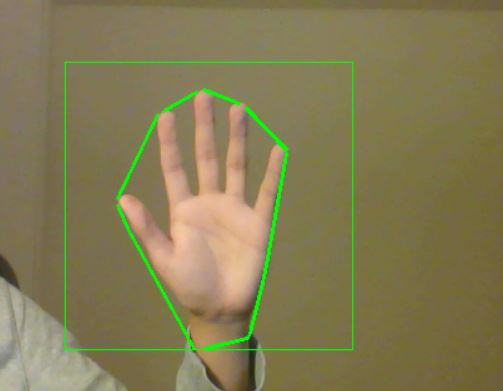
#> input picture IMG/1.JPG, 503 x 391 px, given in place of the camera
$ jupyter execute --allow-errors Hand_Detect.ipynb   (shell and % lines are left out)   (older library calls are emulated)
#> lines starting #> are read from the running program, lines starting #| are printed output that depends on the picture; after the words box and inside, x2 and y2 are one past the last pixel; in counts of white or black regions, pixels touching at a corner belong together
[cell 1]
import numpy as np
import pandas as pd
from sklearn import tree
import cv2
from sklearn.ensemble import RandomForestClassifier
from sklearn import cross_validation

#> (a cell that did not finish here is left out)

[cell 3]
clh = RandomForestClassifier(max_depth = 3)
#> (the rest of this cell did not finish here and is left out)

#> (a cell that did not finish here is left out)

[cell 5]
cap = cv2.VideoCapture(0)
count = 0

[cell 6]
while(True):
    ret, frame = cap.read()
#> frame is the input picture: shape (391, 503, 3); mean B, G, R 83, 123.4, 131.5
    frame = cv2.flip(frame, 1)
    cv2.rectangle(frame,(170,170),(400,400),(0,255,0),0)
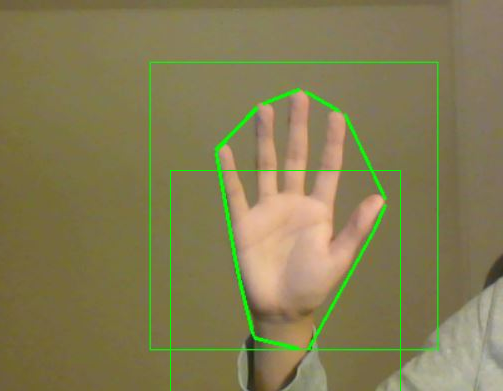
#> frame: shape (391, 503, 3); mean B, G, R 82.7, 123.9, 131.1
    crop_image = frame[170:400, 170:400]
    height, width, channels = crop_image.shape
#> height = 221; width = 230; channels = 3
    #print(height, width)

    blur = cv2.blur(crop_image,(3,3), 0)

    hsv = cv2.cvtColor(blur, cv2.COLOR_BGR2HSV)
#> hsv: shape (221, 230, 3); mean H, S, V 23.4, 104.9, 152
    lower_range = np.array([2,0,0])
    upper_range = np.array([16,255,255])

    mask = cv2.inRange(hsv,lower_range,upper_range)
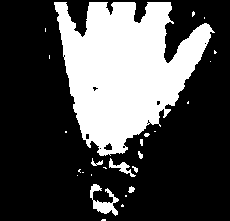
#> mask: shape (221, 230); 30.1% white; 26 white regions (19 under 20 px), largest, box (x1, y1, x2, y2) and area: (54, 2, 215, 156) 14555, (90, 184, 119, 216) 380, (109, 158, 136, 177) 152

    skinkernel = np.ones((5,5))
    #Kernel matrices for morphological transformation
    dilation = cv2.dilate(mask, skinkernel, iterations = 1)
#> dilation: shape (221, 230); 37.2% white; 14 white regions, largest, box (x1, y1, x2, y2) and area: (52, 0, 217, 179) 17407, (88, 182, 126, 218) 843, (123, 184, 137, 199) 135
    erosion = cv2.erode(dilation, skinkernel, iterations = 1)
#> erosion: shape (221, 230); 31.2% white; 19 white regions (15 under 20 px), largest, box (x1, y1, x2, y2) and area: (54, 0, 215, 177) 15292, (90, 184, 119, 216) 408, (128, 186, 135, 193) 33, (138, 151, 143, 159) 26

    filtered = cv2.GaussianBlur(erosion, (15,15), 1)
    ret,thresh = cv2.threshold(filtered, 127, 255, 0)
#> thresh: shape (221, 230); 31.1% white; 14 white regions (8 under 20 px), largest, box (x1, y1, x2, y2) and area: (54, 0, 214, 157) 15007, (90, 184, 119, 215) 402, (108, 159, 138, 177) 223, (91, 161, 103, 166) 44, (128, 187, 135, 193) 31, (138, 152, 143, 159) 24

    Label_ret, markers = cv2.connectedComponents(thresh)
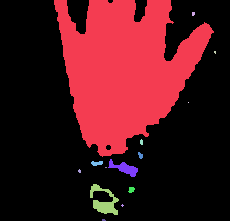
#> markers: shape (221, 230) int32; 15 distinct labels, from 0 to 14; one colour per label, 0 black
#> Label_ret = 15
    num = markers.max()
#> num = 14

    #print(num)
    ## If the count of pixels less than a threshold, then set pixels to `0`.
    for i in range(1, num+1):
        pts =  np.where(markers == i)
        if len(pts[0]) < 200:
            markers[pts] = 0
#> this loop made 14 passes
#> pts on passes 1 to 12: 15007 positions, rows 0 to 156, columns 54 to 213, 11 positions, rows 12 to 15, columns 192 to 194, ([51, 51, 52, 52, 53], [214, 215, 214, 215, 215]), ([102], [188]), 15 positions, rows 139 to 144, columns 140 to 142, 24 positions, rows 152 to 158, columns 138 to 142, 223 positions, rows 159 to 176, columns 108 to 137, 44 positions, rows 161 to 165, columns 91 to 102, ([167, 167], [105, 106]), 9 positions, rows 169 to 172, columns 78 to 80, 402 positions, rows 184 to 214, columns 90 to 118, 31 positions, rows 187 to 192, columns 128 to 134
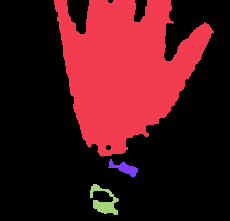
#> markers: shape (221, 230) int32; 4 distinct labels, from 0 to 11; one colour per label, 0 black


    label_hue = np.uint8(markers.copy())
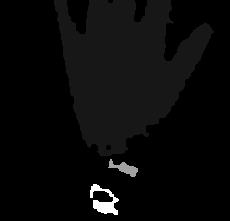
#> label_hue: shape (221, 230); min 0, max 11, mean 0.413; drawn with min black and max white

    label_hue = np.where(label_hue != 0, 255, label_hue)
#> label_hue: shape (221, 230); 30.8% white; 3 white regions


    res = cv2.bitwise_and(crop_image,crop_image,mask = label_hue)

    res = cv2.cvtColor(res, cv2.COLOR_BGR2GRAY)
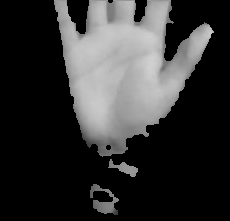
#> res: shape (221, 230); min 0, max 208, mean 51.6


    # Find contours
    image, contours, hierarchy = cv2.findContours(label_hue, cv2.RETR_TREE, cv2.CHAIN_APPROX_SIMPLE )
#> contours = 4 contours; box (x1, y1, x2, y2) and area: (54, 0, 214, 157) 14682, (90, 184, 119, 215) 328, (108, 159, 138, 177) 185, (105, 144, 112, 151) 28


    try:
        # Find contour with maximum area
        contour = max(contours, key = lambda x: cv2.contourArea(x))
#> contour = contour of 282 points, box (x1, y1, x2, y2) (54, 0, 214, 157), area 14682

        # Create bounding rectangle around the contour
        x,y,w,h = cv2.boundingRect(contour)
#> x = 54; y = 0; w = 160; h = 157
        cv2.rectangle(crop_image,(x,y),(x+w,y+h),(0,0,255),0)
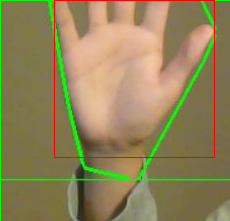
#> crop_image: shape (221, 230, 3); mean B, G, R 88.6, 132.1, 144.8

        # Find convex hull
        hull = cv2.convexHull(contour)
#> hull = contour of 27 points, box (x1, y1, x2, y2) (54, 0, 214, 157), area 17259

        # Draw contour
        drawing = np.zeros(crop_image.shape,np.uint8)
        cv2.drawContours(drawing,[contour],-1,(0,255,0),0)
        cv2.drawContours(drawing,[hull],-1,(0,0,255),0)
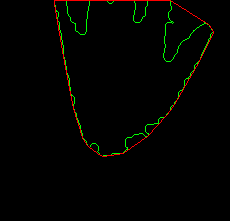
#> drawing: shape (221, 230, 3); mean of channels 0, 1, 2 0, 2.7, 2.4; drawn as B, G, R

        # Find convexity defects
        hull = cv2.convexHull(contour, returnPoints=False)
#> hull = 27 values, max 228 at index 0, min 0 at index 26, mean 90.3
        defects = cv2.convexityDefects(contour,hull)
#> defects = 22 rows, first 6: [228, 0, 265, 8704], [1, 20, 7, 660], [20, 26, 23, 315], [26, 34, 31, 467], [34, 41, 38, 803], [41, 57, 52, 422]

        # Use cosine rule to find angle of the far point from the start and end point i.e. the convex points (the finger
        # tips) for all defects
        count_defects = 0

        for i in range(defects.shape[0]):
            s,e,f,d = defects[i,0]
            start = tuple(contour[s][0])
            end = tuple(contour[e][0])
            far = tuple(contour[f][0])

            a = math.sqrt((end[0] - start[0])**2 + (end[1] - start[1])**2)
            b = math.sqrt((far[0] - start[0])**2 + (far[1] - start[1])**2)
            c = math.sqrt((end[0] - far[0])**2 + (end[1] - far[1])**2)
            angle = (math.acos((b**2 + c**2 - a**2)/(2*b*c))*180)/3.14

            # if angle > 90 draw a circle at the far point
            if angle <= 90:
                count_defects += 1
                cv2.circle(crop_image,far,1,[0,0,255],-1)

            cv2.line(crop_image,start,end,[0,255,0],2)

    except:
        pass

    all_image = np.hstack((drawing, crop_image))
    cv2.imshow('Contours', all_image)

    # [9 lines of commented-out code are left out]
    cv2.imshow('hand',res)
    cv2.imshow('hand_binary',label_hue)

    cv2.imshow('original_frmae',frame)

    count += 1


    if cv2.waitKey(1) & 0xFF == ord('q'):
        break

$ run again, on IMG/4.JPG
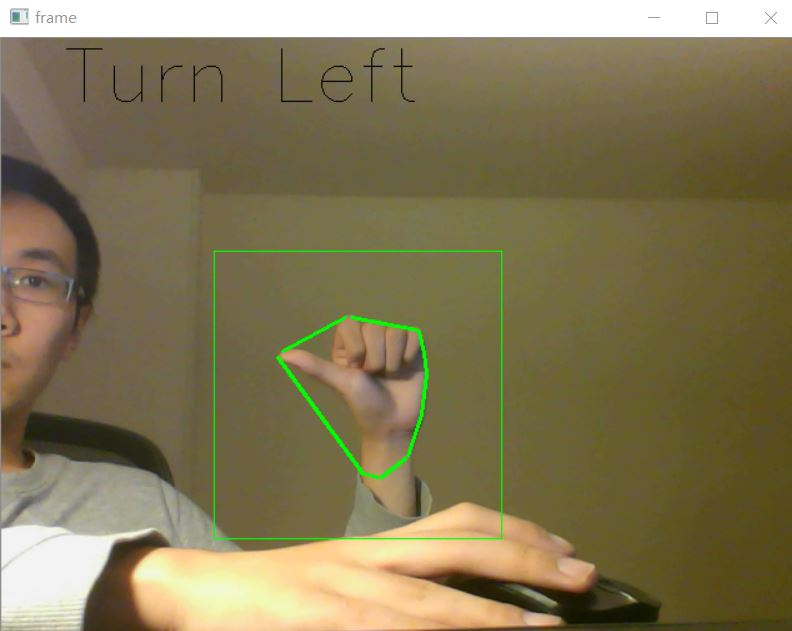
#> input picture IMG/4.JPG, 792 x 631 px, given in place of the camera
#> frame is the input picture: shape (631, 792, 3); mean B, G, R 85.9, 120.1, 130.6
#> hsv: shape (230, 230, 3); mean H, S, V 27.1, 113, 116.9
#> mask: shape (230, 230); 3.1% white; 3 white regions (2 under 20 px), largest, box (x1, y1, x2, y2) and area: (199, 161, 230, 230) 1648
#> dilation: shape (230, 230); 3.9% white; 1 white region, box (x1, y1, x2, y2) and area: (197, 159, 230, 230) 2040
#> erosion: shape (230, 230); 3.2% white; 1 white region, box (x1, y1, x2, y2) and area: (199, 161, 230, 230) 1711
#> thresh: shape (230, 230); 3.2% white; 1 white region, box (x1, y1, x2, y2) and area: (199, 161, 230, 230) 1706
#> Label_ret = 2
#> num = 1
#> the loop `for i in range(1, num+1):` made 1 pass
#> pts on pass 1: 1706 positions, rows 161 to 229, columns 199 to 229
#> label_hue: shape (230, 230); values 0 (black) and 1 (white), 3.2% white; 1 white region
#> contours = 2 contours; box (x1, y1, x2, y2) and area: (199, 161, 230, 230) 1692, (209, 185, 224, 195) 96
#> contour = contour of 42 points, box (x1, y1, x2, y2) (199, 161, 230, 230), area 1692
#> x = 199; y = 161; w = 31; h = 69
#> `hull = cv2.convexHull(contour)`: hull = contour of 11 points, box (x1, y1, x2, y2) (199, 161, 230, 230), area 1810
#> `hull = cv2.convexHull(contour, returnPoints=False)`: hull = [41, 39, 38, 37, 27, 26, 11, 7, 6, 4, 0]
#> defects = [[0, 4, 1, 217], [4, 6, 5, 114], [7, 11, 8, 278], [11, 26, 20, 1726], [27, 37, 34, 884], [39, 41, 40, 186]]
